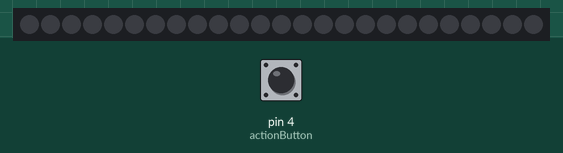
Simulated run of this sketch. Board: Arduino Uno, built with avr-gcc and run on an emulated ATmega328P. On the bench: 25 RGB LEDs in strip order, left to right. The test bench sets the inputs (shaded band); at power-on: pin 4 (actionButton) HIGH.

Above: at 1.2 s.
1.3 s: pin 4 (actionButton) pulled LOW for 1 s
At 2.5 s:
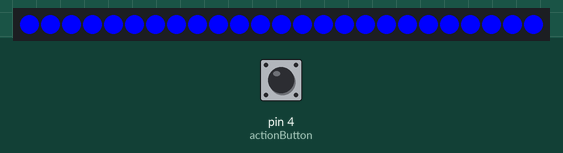
3.8 s: pin 4 (actionButton) pulled LOW for 0.15 s
At 4.5 s:
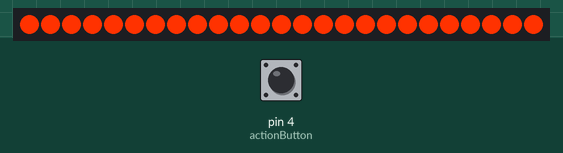
5.4 s: pin 4 (actionButton) pulled LOW for 3.2 s
At 9.2 s:
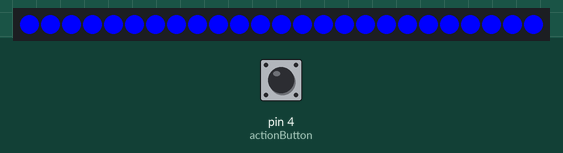
Timing chart, 0 to 10.7 s (numbered marks = the images above; inputs shaded):
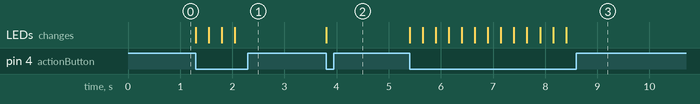

The sketch:

portalgun_evenodd.ino
```cpp
#include <FastLED.h>

#define NUM_LEDS 25

#define DATA_PIN 7
const int actionButton = 4;
int ButtonState1 = 0;
int presscount = 1;

// The debounce time in milliseconds
const int debounceTime = 250;

// Variables to track the last time the button was pressed and the current time
unsigned long lastPressTime = 0;
unsigned long currentTime = 0;

CRGB leds[NUM_LEDS];

void setup() {
  FastLED.addLeds<NEOPIXEL, DATA_PIN>(leds, NUM_LEDS);
  pinMode(actionButton, INPUT_PULLUP);
  pinMode(DATA_PIN, OUTPUT);
}

void loop() {
  // put your main code here, to run repeatedly:

  // Read the state of the button
  ButtonState1 = digitalRead(actionButton);

  // Get the current time
  currentTime = millis();

  // If the button is pressed and enough time has passed since the last press
  if (ButtonState1 == LOW && currentTime - lastPressTime >= debounceTime) {
    // Increment the presscount variable

    presscount++;


    // Update the lastPressTime variable with the current time
    lastPressTime = currentTime;

    // Check if the presscount variable is even or odd
  if (presscount % 2 == 0) {
    // If it's even, set all the LEDs to orange
    FastLED.clear();
    fill_solid(leds, NUM_LEDS, CRGB(255, 50, 0));
    FastLED.show();
  } else {
    // If it's odd, set all the LEDs to blue
    FastLED.clear();
    fill_solid(leds, NUM_LEDS, CRGB(0, 0, 255));
    FastLED.show();
  }
  }


}
```

Measured:
- after the input at 1.3 s, the LEDs: first change at once (image 1 shows a later state)
- after the input at 3.8 s, the LEDs: change at once (image 2)
- after the input at 5.4 s, the LEDs: change at once (image 3)
